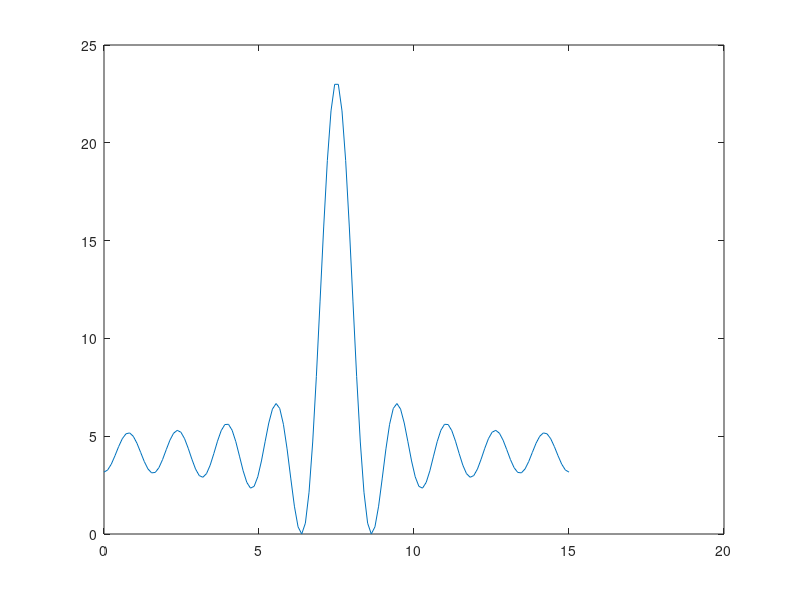

The MATLAB source for this figure: (Note: this script raises an error after producing the figure.)
clear;
markers = load('markers.mat');
markers = markers.markers;
colors = load('colors.mat');
colors = colors.color;


dt = 1e-3;

lambda = 0.03;

L = 4 * pi / lambda * dt;

Nt = 10; 

k = 0:1:Nt-1;

Nu = 128;

u = linspace(0, lambda/(2 * dt), Nu);

Mu = 7.5;

Sigmavec = linspace(eps, 8, 100);

for s = 1:length(Sigmavec)

Sigma = Sigmavec(s);




for i = 1:Nu
    
%     if s == 1
%         LLt(i) = -(sin((1 - 2 .* Nt) .* L/2 .* (Mu - u(i)))./(sin(L./2 .* (Mu - u(i)))) + 2 .* Nt - 1);
%     end

    LL(i) = -sum(1 + exp(-k.^2 .* L.^2 .* Sigma.^2) - ...
    2 .* exp(-k.^2 .* L.^2 .* Sigma.^2/2) .* cos(L .* k .* (Mu - u(i))));

  

end



LLo = LL - min(LL);
% 
  if s == 1
        figure; plot(u, LLo); % hold on; plot(u, LLt);
  end

dv = u(2) - u(1);

dvres = lambda/(2 * dt)/(Nt - 1);

PT(s) = sum(abs(LLo).^2  .* dv);
mu(s) = 1./PT(s) .* sum(u .* abs(LLo).^2 .* dv);
sigma(s) = 2 .* sqrt(sum(1./PT(s) .* (u - mu(s)).^2 .* abs(LLo).^2 .* dv));


end

txt = ['\sigma_{True} vs \sigma_{re}'];
% dtext = ['Nt = ', num2str(Nt), ', dv = ', num2str(dv), ' [m/s]', ', SNR = ', num2str(SNR_db), ' [dB]'];
% dtext = ['Nt = ', num2str(Nt), ', dv = ', num2str(dv), ' [m/s]', ', \mu_{re} = ', num2str(mu), ' [m/s]', ', \sigma_{re} = ', num2str(sigma), ' [m/s]'];

dtext = ['Nt = ', num2str(Nt)];
% ', dv = ', num2str(dv_obs), ' [m/s]', ', \mu_{re} = ', num2str(mu), ' [m/s]', ', \sigma_{re} = ', num2str(sigma), ' [m/s]', ...
%    ', \mu_{True} = ', num2str(mu_true), ' [m/s]', ', \sigma_{True} = ', num2str(sigma_true), ' [m/s]'];

xl = '\sigma_{True} [m/s]';

f = figure(1); hold on; f.Position = [10 10 1000 1000];
color = colors(4).c;
yl =  ['\sigma_{re}'];

marker = markers(1);
plott2(Sigmavec, sigma, xl, yl, txt, 2, dtext, color, marker);

marker = markers(2);

plott2(3.2./(L .* Nt) .* ones(1, length(Sigmavec)), ...
    sigma, xl, yl, txt, 2, dtext, color, marker);

% marker = markers(3);
% 
% plott2(Sigmavec, ...
%     Sigmavec/sqrt(Nt), xl, yl, txt, 2, dtext, color, marker);
